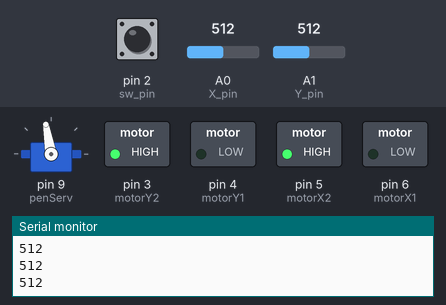
Bench run of a sketch on a simulated Arduino Uno, built with avr-gcc and run on an emulated ATmega328P. Shown: servo, switched loads named in the sketch (green lamp = pin HIGH), the last lines printed to the serial monitor. The test bench sets the inputs (shaded band); at power-on: A1 (Y_pin) = 512, A0 (X_pin) = 512, pin 2 (sw_pin) HIGH.

Above: at 1.2 s.
1.3 s: A1 (Y_pin) set to 525
At 2.2 s:
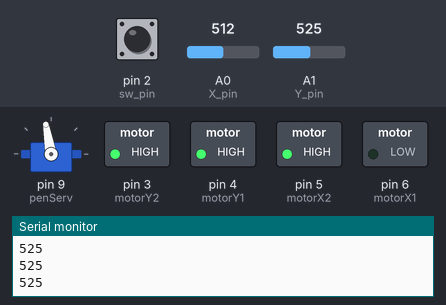
2.8 s: A0 (X_pin) set to 523
At 3.5 s:
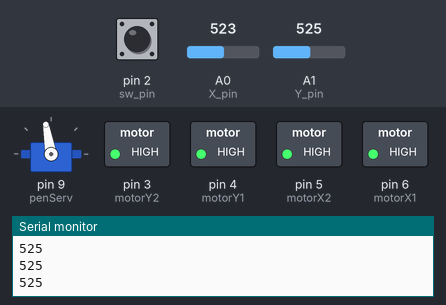
4.3 s: pin 2 (sw_pin) pulled LOW for 0.15 s
At 5.3 s:
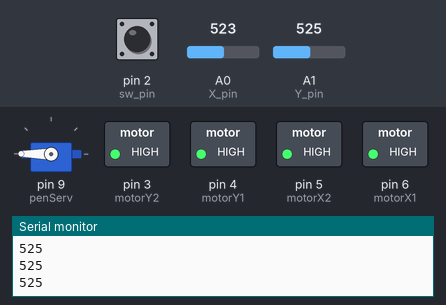
5.9 s: A1 (Y_pin) set to 511
At 7.1 s:
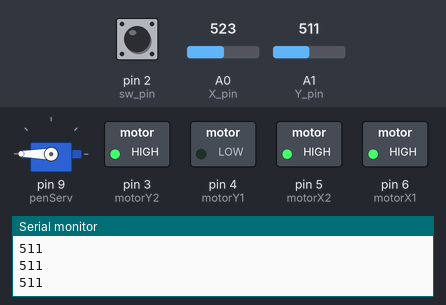
7.4 s: pin 2 (sw_pin) pulled LOW for 1 s
At 8.1 s:
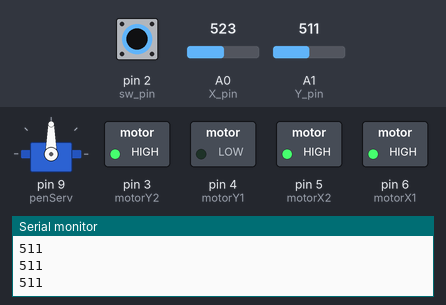
9.9 s: A0 (X_pin) set to 511
At 11.2 s:
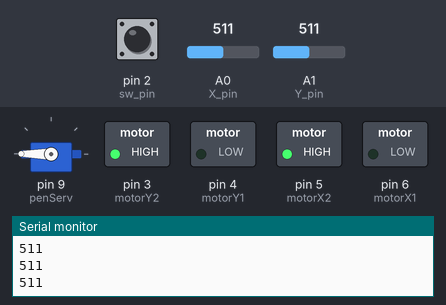
Timing chart, 0 to 12.4 s (numbered marks = the images above; inputs shaded):
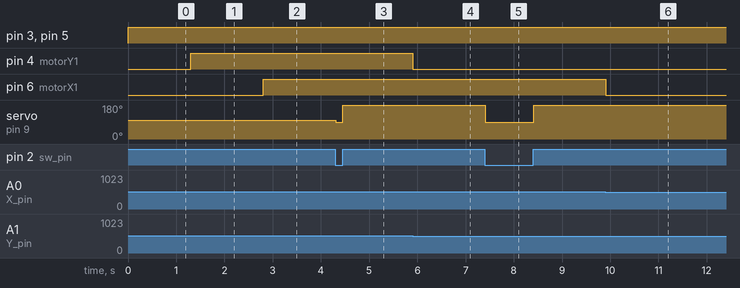

The sketch:

CNC.ino
```cpp
#include <Servo.h> // Servo Library

// Initialize motor pins!
const int motorX1 = 6;
const int motorX2 = 5;
const int motorY1 = 4;
const int motorY2 = 3;

Servo penServ; // Servo to control the marker
const int X_pin = 0; // X axis of joytick module
const int Y_pin = 1; // Y axis of joytick module
const int sw_pin = 2; // Button on the joystick module

bool elevated; // Controls the elevation of the pen arm.

void penElevation(){ // Interrupt Service Routine to control the elevation of the pen
  if(elevated){ // Lowers the pen Arm
    for(int i = 180; i >= 90; i--){
      penServ.write(i);
    }
    elevated = false;
  }
  else{ //Arm is already lowered, needs to be raised
    for(int i = 90; i <= 180; i++){
      penServ.write(i);
    }
    elevated = true;
  }
}

void setup() {
  // put your setup code here, to run once:
  /*
   *  L298N module needs both motor inputs at high
   *  in order for the motor to stop.
   */
  pinMode(motorX1, OUTPUT);
  pinMode(motorX2, OUTPUT);
  pinMode(motorY1, OUTPUT);
  pinMode(motorY2, OUTPUT);

  // Attach an ISR to the switch input so we can raise and lower the arm with ease
  pinMode(2, INPUT_PULLUP);
  elevated = true; // Pen arm should automatically be elevated
  attachInterrupt(digitalPinToInterrupt(sw_pin), penElevation, CHANGE);

  Serial.begin(9600); // Serial because I may need to print values in case I am confused
  penServ.attach(9); // Pin for signal input on servo for pencil
  penServ.write(100); // Subject to change, but this line will set the initial position of the servo
}

void loop() {
  // put your main code here, to run repeatedly:
  int x_reading = analogRead(X_pin); // Reads the position of the joystick along its X axis
  int y_reading = analogRead(Y_pin); // Reads the position of the joystick along its Y axis
  Serial.println(y_reading); //Temp to print values in case I need it

  // Check X readings
  if(x_reading <= 553 && x_reading >= 513){ // Reading is in the dead zone, do not move motor.
    digitalWrite(motorX1, HIGH);
    digitalWrite(motorX2, HIGH);
  }
  if(x_reading > 553){ // Reading is high, move motor one way
    digitalWrite(motorX1, HIGH);
    digitalWrite(motorX2, LOW);
  }
  if(x_reading < 513){ // Reading is low, move motor other way
    digitalWrite(motorX1, LOW);
    digitalWrite(motorX2, HIGH);
  }

  // Check Y readings
  if(y_reading <= 553 && y_reading >= 513){ // Reading is in the dead zone, do not move motor.
    digitalWrite(motorY1, HIGH);
    digitalWrite(motorY2, HIGH);
  }
  if(y_reading > 553){ // Reading is high, move motor one way
    digitalWrite(motorY1, HIGH);
    digitalWrite(motorY2, LOW);
  }
  if(y_reading < 513){ // Reading is low, move motor other way
    digitalWrite(motorY1, LOW);
    digitalWrite(motorY2, HIGH);
  }

}
```

Measured:
- the behaviour switches between 512 and 513 on A1 (Y_pin) (found by bisection; images 0 and 1)
- the behaviour switches between 512 and 513 on A0 (X_pin) (found by bisection; images 1 and 2)
- after the input at 1.3 s, pin 4 (motorY1): LOW → HIGH at once
- after the input at 2.8 s, pin 6 (motorX1): LOW → HIGH at once
- after the input at 4.3 s, servo on pin 9 (penServ): 100° → 90° at once, → 180° 0.15 s later
- after the input at 5.9 s, pin 4 (motorY1): HIGH → LOW at once
- after the input at 7.4 s, servo on pin 9 (penServ): 180° → 90° at once, → 180° 1.0 s later
- after the input at 9.9 s, pin 6 (motorX1): HIGH → LOW at once
